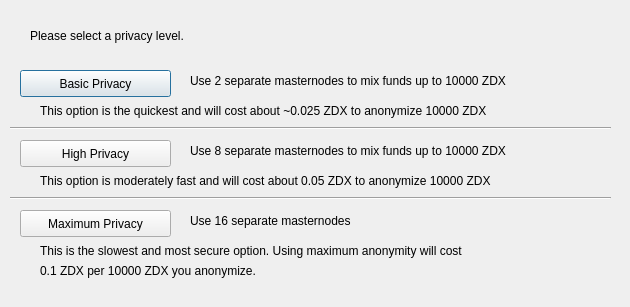
<?xml version="1.0" encoding="UTF-8"?>
<ui version="4.0">
 <class>ObfuscationConfig</class>
 <widget class="QDialog" name="ObfuscationConfig">
  <property name="geometry">
   <rect>
    <x>0</x>
    <y>0</y>
    <width>630</width>
    <height>307</height>
   </rect>
  </property>
  <property name="windowTitle">
   <string>Configure Obfuscation</string>
  </property>
  <widget class="QPushButton" name="buttonBasic">
   <property name="geometry">
    <rect>
     <x>20</x>
     <y>70</y>
     <width>151</width>
     <height>27</height>
    </rect>
   </property>
   <property name="text">
    <string>Basic Privacy</string>
   </property>
  </widget>
  <widget class="QPushButton" name="buttonHigh">
   <property name="geometry">
    <rect>
     <x>20</x>
     <y>140</y>
     <width>151</width>
     <height>27</height>
    </rect>
   </property>
   <property name="text">
    <string>High Privacy</string>
   </property>
  </widget>
  <widget class="QPushButton" name="buttonMax">
   <property name="geometry">
    <rect>
     <x>20</x>
     <y>210</y>
     <width>151</width>
     <height>27</height>
    </rect>
   </property>
   <property name="text">
    <string>Maximum Privacy</string>
   </property>
  </widget>
  <widget class="QLabel" name="label">
   <property name="geometry">
    <rect>
     <x>30</x>
     <y>20</y>
     <width>571</width>
     <height>31</height>
    </rect>
   </property>
   <property name="text">
    <string>Please select a privacy level.</string>
   </property>
  </widget>
  <widget class="QLabel" name="label_2">
   <property name="geometry">
    <rect>
     <x>190</x>
     <y>70</y>
     <width>421</width>
     <height>21</height>
    </rect>
   </property>
   <property name="text">
    <string>Use 2 separate masternodes to mix funds up to 10000 ZDX</string>
   </property>
  </widget>
  <widget class="QLabel" name="label_3">
   <property name="geometry">
    <rect>
     <x>190</x>
     <y>140</y>
     <width>411</width>
     <height>21</height>
    </rect>
   </property>
   <property name="text">
    <string>Use 8 separate masternodes to mix funds up to 10000 ZDX</string>
   </property>
  </widget>
  <widget class="QLabel" name="label_4">
   <property name="geometry">
    <rect>
     <x>190</x>
     <y>210</y>
     <width>421</width>
     <height>21</height>
    </rect>
   </property>
   <property name="text">
    <string>Use 16 separate masternodes</string>
   </property>
  </widget>
  <widget class="QLabel" name="label_6">
   <property name="geometry">
    <rect>
     <x>40</x>
     <y>100</y>
     <width>561</width>
     <height>21</height>
    </rect>
   </property>
   <property name="text">
    <string>This option is the quickest and will cost about ~0.025 ZDX to anonymize 10000 ZDX</string>
   </property>
  </widget>
  <widget class="QLabel" name="label_7">
   <property name="geometry">
    <rect>
     <x>40</x>
     <y>170</y>
     <width>561</width>
     <height>21</height>
    </rect>
   </property>
   <property name="text">
    <string>This option is moderately fast and will cost about 0.05 ZDX to anonymize 10000 ZDX</string>
   </property>
  </widget>
  <widget class="QLabel" name="label_8">
   <property name="geometry">
    <rect>
     <x>40</x>
     <y>240</y>
     <width>561</width>
     <height>21</height>
    </rect>
   </property>
   <property name="text">
    <string>This is the slowest and most secure option. Using maximum anonymity will cost</string>
   </property>
  </widget>
  <widget class="QLabel" name="label_9">
   <property name="geometry">
    <rect>
     <x>40</x>
     <y>260</y>
     <width>561</width>
     <height>21</height>
    </rect>
   </property>
   <property name="text">
    <string>0.1 ZDX per 10000 ZDX you anonymize.</string>
   </property>
  </widget>
  <widget class="Line" name="line">
   <property name="geometry">
    <rect>
     <x>10</x>
     <y>120</y>
     <width>601</width>
     <height>16</height>
    </rect>
   </property>
   <property name="orientation">
    <enum>Qt::Horizontal</enum>
   </property>
  </widget>
  <widget class="Line" name="line_2">
   <property name="geometry">
    <rect>
     <x>10</x>
     <y>190</y>
     <width>601</width>
     <height>16</height>
    </rect>
   </property>
   <property name="orientation">
    <enum>Qt::Horizontal</enum>
   </property>
  </widget>
 </widget>
 <resources/>
 <connections/>
</ui>
